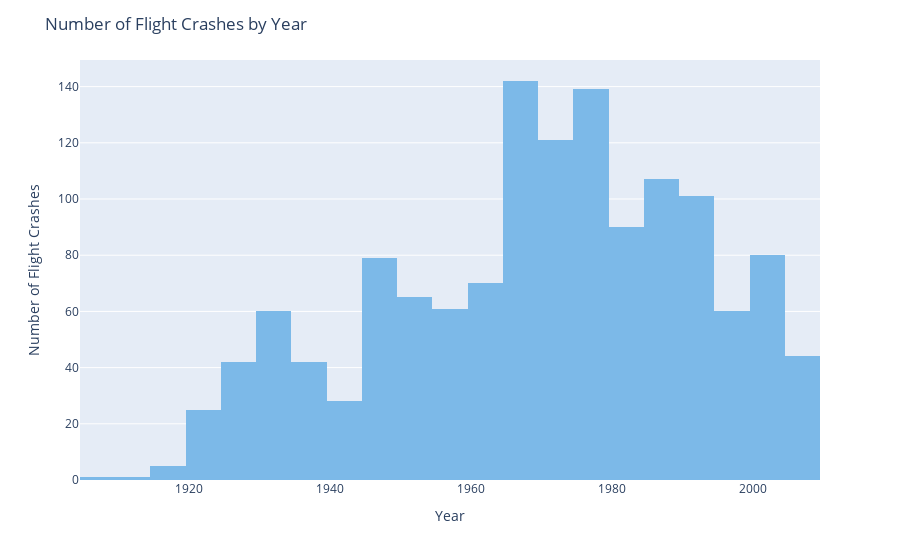

The cell this chart's notebook holds for it:
### Code cell
# extract year from DATE column
df['Year'] = pd.to_datetime(df['Date']).dt.year

# create a histogram of the number of crashes per year
fig = px.histogram(df, x='Year',color_discrete_sequence = ['#7CB9E8'])

# customize the plot
fig.update_layout(
    title='Number of Flight Crashes by Year',
    xaxis_title='Year',
    yaxis_title='Number of Flight Crashes'
)

# display the plot
fig.show()

### Figure 1 — Plotly figure (JSON) as saved in the notebook; plotly's stock layout.template omitted (floating-point values rounded to 4 significant figures; data arrays with more than 128 entries replaced by an {"elided": "..."} marker saying what was removed)
{"data": [{"alignmentgroup": "True", "bingroup": "x", "hovertemplate": "Year=%{x}<br>count=%{y}<extra></extra>", "legendgroup": "", "marker": {"color": "#7CB9E8", "pattern": {"shape": ""}}, "name": "", "offsetgroup": "", "orientation": "v", "showlegend": false, "type": "histogram", "x": {"elided": "1363 int values"}, "xaxis": "x", "yaxis": "y"}], "layout": {"barmode": "relative", "legend": {"tracegroupgap": 0}, "margin": {"t": 60}, "title": {"text": "Number of Flight Crashes by Year"}, "xaxis": {"anchor": "y", "domain": [0, 1], "title": {"text": "Year"}}, "yaxis": {"anchor": "x", "domain": [0, 1], "title": {"text": "Number of Flight Crashes"}}}}
